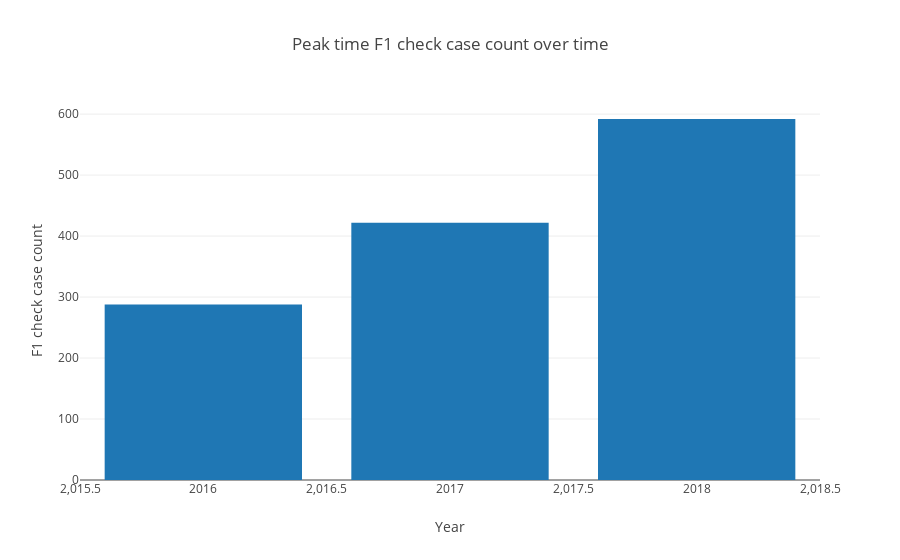

Here is the notebook cell this chart was saved with:
### Code cell
# Bar plot - F1 student check cases during peak season for application over time
f1CaseCount = []
for yr in range(2016, 2019):
    # Peak time for F1 visa application is usually from March to July
    idx = popData['date'].index(date(yr, 3, 1))
    f1CaseCount.append(sum(popData['F1'][idx:idx+4]))

trace = go.Bar(x=np.arange(2016, 2019),
                y=f1CaseCount)
layout = go.Layout(
    title='Peak time F1 check case count over time',
    xaxis=dict(
        autorange=True,
        automargin=True,
        title='Year'
    ),
    yaxis=dict(
        autorange=True,
        automargin=True,
        title='F1 check case count'
    )
)
fig = go.Figure(data=[trace], layout=layout)
py.iplot(fig, show_link=False)

### Figure 1 — Plotly figure (JSON) as saved in the notebook; plotly's stock layout.template omitted (floating-point values rounded to 4 significant figures)
{"data": [{"type": "bar", "uid": "1f4abb0f-8298-47b8-8aeb-7fa9880b96ba", "x": [2016, 2017, 2018], "y": [288, 422, 592]}], "layout": {"title": "Peak time F1 check case count over time", "xaxis": {"automargin": true, "autorange": true, "title": "Year"}, "yaxis": {"automargin": true, "autorange": true, "title": "F1 check case count"}}}
